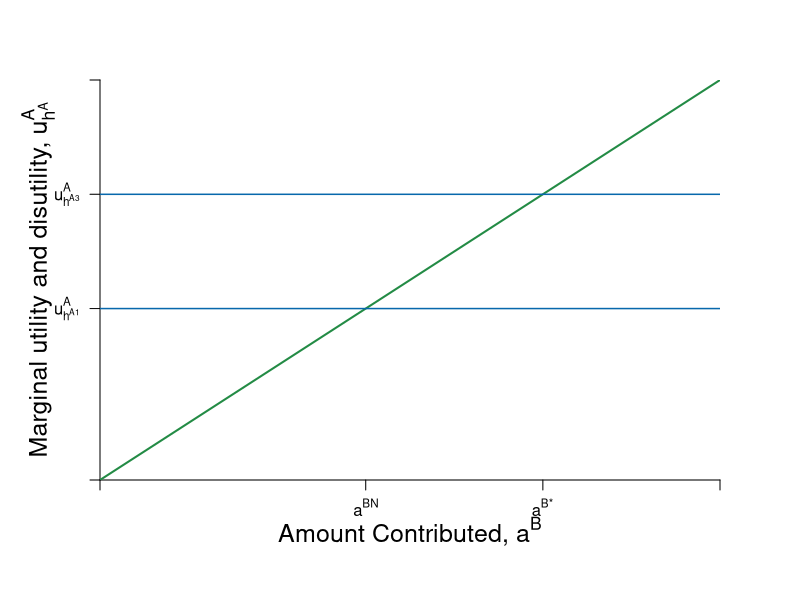

Write R code to recreate this figure. (Note: this script raises an error after producing the figure.)
require(shape)
pdf(file = "public_mechanism/public_marginal.pdf", width = 9, height = 7)

#Set parameters for graphics
axislabelsize <- 1.5
graphlinewidth <- 2
segmentlinewidth <- 1.5

COL <- c("#7fc97f", "#beaed4", "#fdc086", "#ffff99", "#386cb0", "#f0027f", "#bf5b17", "#666666")
COLA <- c("#99d8c9","#66c2a4","#41ae76", "#238b45", "#005824")
COLB <- c("#4eb3d3", "#2b8cbe", "#0868ac","#084081")

par(mar =  c(6, 5, 4, 4))

MCost <- function(a, slope = 1, intercept = 0){
  intercept + slope*a
}


xlims <- c(0, 14)
ylims <- c(0, 14)

npts <- 501 
x <- seq(xlims[1], xlims[2], length.out = npts)
y <- seq(ylims[1], ylims[2], length.out = npts) 
a <- c(12, 46.08, 90)

plot(0, 0, xlim = xlims, ylim = ylims, type = "n",
     xlab = expression(paste("")),
     ylab = expression(paste("")), 
     xaxt = "n", 
     yaxt = "n", 
     cex.lab = axislabelsize, 
     bty = "n",
     xaxs="i", 
     yaxs="i")

# ticksy <- seq(from = 0, to = ylims[2], by = 2)
# ylabels <- seq(from = 0, to = ylims[2], by = 2)
# ticksx <- seq(from = 0, to = xlims[2], by = 2)
# xlabels <- seq(from = 0, to = xlims[2], by = 2)
ticksy <- c(0, 6, 10, ylims[2])
ylabels <- c(NA, expression(paste(u[h^A1]^A)),  expression(paste(u[h^A3]^A)), NA)
ticksx <- c(0, 6, 10, xlims[2])
xlabels <- c(NA, expression(paste(a^BN)), expression(paste(a^"B*")), NA)

axis(1, at = ticksx, pos = 0, labels = xlabels)
axis(2, at = ticksy, pos = 0, labels = ylabels, las = 1)


mtext(expression(paste("Amount Contributed, ", a^B)), side=1, line = 2.5, cex = axislabelsize)
text(-1.4, 0.5*ylims[2], expression(paste("Marginal utility and disutility, ", u[h^A]^A)), xpd = TRUE, cex = axislabelsize, srt = 90) 

npts <- 500 
xx1 <- seq(xlims[1], xlims[2], length.out = npts)
xx2 <- seq(4, 8, length.out = npts)

#lines(xx1, MBenefit(xx1, ua = 10), col = COLA[4], lwd = graphlinewidth)
lines(xx1, MCost(xx1), col = COLA[4], lwd = graphlinewidth)
#lines(xx1, indiffA(xx1, ua = 46.08), col = COLA[4], lwd = graphlinewidth)
#lines(xx2, mrsA(xx2), col = "gray", lwd = graphlinewidth, lty = 2)


segments(0, 10, xlims[2], 10, lty = 1, col = COLB[3] , lwd = segmentlinewidth)
segments(0, 6, xlims[2], 6, lty = 1, col = COLB[3] , lwd = segmentlinewidth)

# segments(9.6, 0, 9.6, 9.6, lty = 2, col = "gray" , lwd = segmentlinewidth)
# 
# segments(0, 6.9, 6.9, 6.9, lty = 2, col = "gray" , lwd = segmentlinewidth)
# segments(6.9, 0, 6.9, 6.9, lty = 2, col = "gray" , lwd = segmentlinewidth)


#segments(4.11765, 6.17647, 5.88, 8.88, lty = 1, col = COL[2] , lwd = graphlinewidth)
# text(9.5, 30, expression(paste("Slope at ", (list(e^A, y^A)) == (list(6, 28)), " is ", e^A == 6)))

text(1.4, 10.5, expression(paste("Marginal Social")), cex = labelsize)
text(0.7, 9.5, expression(paste("Benefit")), cex = labelsize)
text(1.5, 6.5, expression(paste("Private Marginal")), cex = labelsize)
text(0.7, 5.5, expression(paste("Benefit")), cex = labelsize)
text(10.8, 13, expression(paste("Marginal Cost", phantom() == a^B)), cex = labelsize)


text(13.5, 10.5, expression(paste("n", phi)), cex = labelsize)
text(13.5, 6.5, expression(paste(phi)), cex = labelsize)
#Arrows(1.5, 9, 1.5, 11.5, col = "black", lty = 1, lwd = 2, arr.type = "triangle", arr.lwd = 0.5)
#text(3, 11, expression(paste(alpha, " increases, or ")), cex = labelsize)
#text(3, 10.5, expression(paste(h^B, " decreases")), cex = labelsize)

#Arrows(1.5, 7.5, 1.5, 4.5, col = "black", lty = 1, lwd = 2, arr.type = "triangle", arr.lwd = 0.5)
#text(3, 5.5, expression(paste(alpha, " decreases, or ")), cex = labelsize)
#text(3, 5, expression(paste(h^B, " increases")), cex = labelsize)

segments(10, 0, 10, 10, lty = 2, col = "gray" , lwd = segmentlinewidth)
points(10, 10, pch = 16, col = "black", cex = 1.5)
text(10.25, 9.5, expression(paste(g)), cex = labelsize)

segments(6, 0, 6, 6, lty = 2, col = "gray" , lwd = segmentlinewidth)
points(6, 6, pch = 16, col = "black", cex = 1.5)
text(6.25, 5.5, expression(paste(e)), cex = labelsize)

dev.off()
